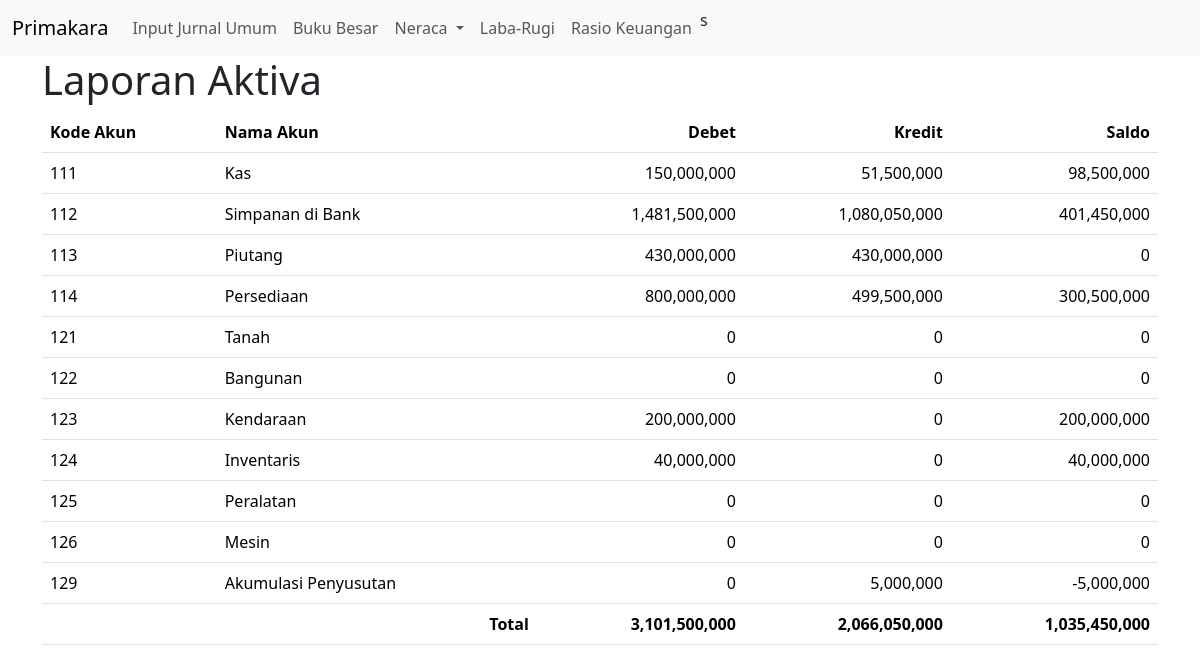
Page /aktiva.php on the committed database.
### tables this page shows
CREATE TABLE `m_coa` (
  `kode_akun` varchar(20) NOT NULL,
  `nama_akun` varchar(100) NOT NULL,
  `posisi_akun` varchar(3) NOT NULL,
  `tipe` varchar(30) NOT NULL
);

### aktiva.php (the view, shortened to what this page needs)
<!doctype html>
<html lang="en">
<head>
    <link href="https://cdn.jsdelivr.net/npm/bootstrap@5.3.3/dist/css/bootstrap.min.css" rel="stylesheet">
</head>
<body>
    <?php
    include_once("conn.php");
    include_once("navbar.php");
    $sql_bb = "SELECT * FROM v_aktiva";
    $result_bb = $conn->query($sql_bb);
    ?>
    <div class="container">
        <h1>Laporan Aktiva</h1>
        <table id="detailLabaRugi" class="table table-hover">
            <thead>
                <tr>
                    <th>Kode Akun</th>
                    <th>Nama Akun</th>
                    <th style='text-align: right;'>Debet</th>
                    <th style='text-align: right;'>Kredit</th>
                    <th style='text-align: right;'>Saldo</th>
                </tr>
            </thead>
            <tbody>
                <?php
                if ($result_bb->num_rows > 0) {
                    mysqli_data_seek($result_bb, 0);
                    $total_debet = 0;
                    $total_kredit = 0;
                    while ($row = $result_bb->fetch_assoc()) {
                        $debet  = number_format($row['debet']);
                        $kredit = number_format($row['kredit']);
                        $saldo  = number_format($row['saldo']);
                        echo "
                            <tr>
                                <td>{$row['kode_akun']}</td>
                                <td>{$row['nama_akun']}</td>
                                <td align='right'>{$debet}</td>
                                <td align='right'>{$kredit}</td>
                                <td align='right'>{$saldo}</td>
                            </tr>";
                        $total_debet  += $row['debet'];
                        $total_kredit += $row['kredit'];
                    }
                }
                ?>
            </tbody>
            <tfoot>
                <tr>
                    <td colspan="2" align="right"><b>Total</b></td>
                    <td align="right"><b><?= number_format($total_debet) ?></b></td>
                    <td align="right"><b><?= number_format($total_kredit) ?></b></td>
                    <td align="right"><b><?= number_format($total_debet - $total_kredit) ?></b></td>
                </tr>
            </tfoot>
        </table>
    </div>
</body>
</html>

### navbar.php (shortened to what this page needs)
<nav class="navbar navbar-expand-lg bg-body-tertiary">
    <div class="container-fluid">
        <a class="navbar-brand" href="#">Primakara</a>
        <div class="collapse navbar-collapse" id="navbarSupportedContent">
            <ul class="navbar-nav me-auto mb-2 mb-lg-0">
                <li class="nav-item">
                    <a class="nav-link" href="jurnal_input.php">Input Jurnal Umum</a>
                </li>
                <li class="nav-item">
                    <a class="nav-link" href="bukubesar.php">Buku Besar</a>
                </li>
                <li class="nav-item dropdown">
                    <a class="nav-link dropdown-toggle" href="#" role="button" data-bs-toggle="dropdown" aria-expanded="false">
                        Neraca
                    </a>
                </li>
                <li class="nav-item">
                    <a class="nav-link" href="labarugi.php">Laba-Rugi</a>
                </li>
                <li class="nav-item">
                    <a class="nav-link" href="rasionew.php">Rasio Keuangan</a>
                </li>s
            </ul>
        </div>
    </div>
</nav>

### rows in the picture
m_coa: kode_akun "111", nama_akun "Kas", debet "150,000,000", kredit "51,500,000", saldo "98,500,000"
m_coa: kode_akun "112", nama_akun "Simpanan di Bank", debet "1,481,500,000", kredit "1,080,050,000", saldo "401,450,000"
m_coa: kode_akun "113", nama_akun "Piutang", debet "430,000,000", kredit "430,000,000", saldo "0"
m_coa: kode_akun "114", nama_akun "Persediaan", debet "800,000,000", kredit "499,500,000", saldo "300,500,000"
m_coa: kode_akun "121", nama_akun "Tanah", debet "0", kredit "0", saldo "0"
m_coa: kode_akun "122", nama_akun "Bangunan", debet "0", kredit "0", saldo "0"
m_coa: kode_akun "123", nama_akun "Kendaraan", debet "200,000,000", kredit "0", saldo "200,000,000"
m_coa: kode_akun "124", nama_akun "Inventaris", debet "40,000,000", kredit "0", saldo "40,000,000"
m_coa: kode_akun "125", nama_akun "Peralatan", debet "0", kredit "0", saldo "0"
m_coa: kode_akun "126", nama_akun "Mesin", debet "0", kredit "0", saldo "0"
m_coa: kode_akun "129", nama_akun "Akumulasi Penyusutan", debet "0", kredit "5,000,000", saldo "-5,000,000"

### other values in the picture
$total_debet "3,101,500,000"
$total_kredit "2,066,050,000"
$total_debet - $total_kredit "1,035,450,000"
